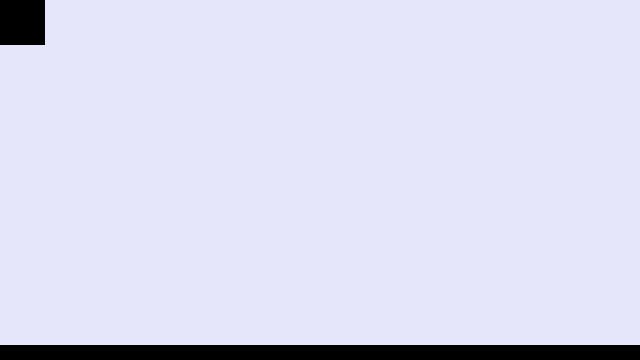
Frame 1 (no input)
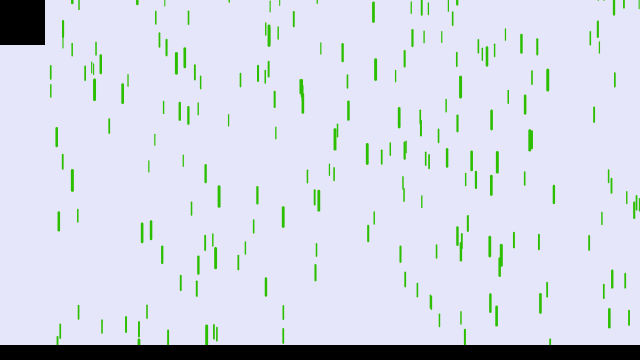
Frame 60 (no input)
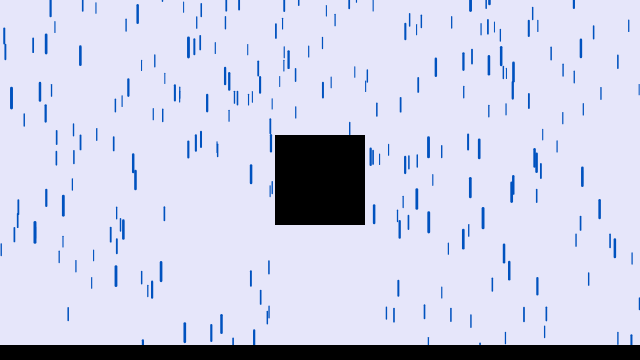
Frame 120 (the mouse pressed at the canvas centre since frame 60)

The p5.js sketch that drew these frames (run headless with seeded random() and noise() and a simulated clock; from frame 60 on, the mouse is pressed at the canvas centre):

// p5.js sketch
// ── sketch.js
// Daniel Shiffman
// http://codingtra.in
// http://patreon.com/codingtrain
// Code for: https://youtu.be/KkyIDI6rQJI

// Purple Rain
// (138, 43, 226)
// (230, 230, 250) // background

var dropCount = 500;
var drops = [];
var rectangles = [];

var rainHue = 0;
var rainCol;
var bgCol;

var canvWidth = 640;
var canvHeight = 360;
var centerX = canvWidth/2;
var centerY = canvHeight/2;

var mouseHere;

function setup() {
  bgCol = color(230,230,250);
  colorMode(HSB,100);
  rainCol = color(rainHue,50,50);
  console.log(rainCol);
  
  canv = createCanvas(canvWidth, canvHeight);
  canv.mouseOver(mouseOn);
  canv.mouseOut(mouseOff);
  
  for (var i = 0; i < dropCount; i++) {
    drops[i] = new Drop();
  }
  floor = new Rectangle(centerX,canvHeight-5,canvWidth,10);
  box = new Rectangle(centerX, centerY, canvHeight/8, canvHeight/8);
  
  rectangles[0] = floor;
  rectangles[1] = box;
}

function draw() {
  colorMode(HSB,100);
  background(bgCol);
  for (var i = 0; i < drops.length; i++) {
    drops[i].show();
	drops[i].fall();
  }
  if (drops.length < dropCount){
	  for (var i = drops.length; i < dropCount; i++){
		  drops[i] = new Drop();
	  }
  }
  floor.show();
  box.followMouse();
  box.show();
  
  rainHue += 0.5;
  if (rainHue > 100){
	  rainHue = 0;
	  //console.log("rainHue reset.")
  }
  rainCol = color(rainHue,100,75);
  //console.log(rainCol);
}

function mouseOn() {
	mouseHere = true;
}

function mouseOff() {
	mouseHere = false;
}
// ── drop.js
// Daniel Shiffman
// http://codingtra.in
// http://patreon.com/codingtrain
// Code for: https://youtu.be/KkyIDI6rQJI


function Drop() {
  this.x = random(width);
  this.y = random(-500, -50);
  this.z = random(0, 20);
  this.len = map(this.z, 0, 20, 10, 20);
  this.yspeed = map(this.z, 0, 20, 1, 20);
  

  this.fall = function() {
    this.y = this.y + this.yspeed;
    var grav = map(this.z, 0, 20, 0, 0.2);
    this.yspeed = this.yspeed + grav;
	if (this.y > 1.5 * canvHeight){
		//console.log('Off Screen');
		this.y = random(-200, -100);
		this.yspeed = map(this.z, 0, 20, 4, 10)
	}
	for (var i = 0; i < rectangles.length; i++) {
		
		if (this.collided(rectangles[i])){
			dropSplash(this);
		}
	}
  }
  
  this.collided = function(block) {
	// If in the correct x-range
	if (this.x < block.x + block.w && this.x > block.x - block.w){
		// If in the correct y-range
		if (this.y < block.y + block.h && this.y > block.y - block.h){
			return true;
		}
	}
	return false
  }

  this.show = function() {
    var thick = map(this.z, 0, 20, 1, 3);
    strokeWeight(thick);
    stroke(rainCol);
    line(this.x, this.y, this.x, this.y+this.len);
  }
}

// ── rectangle.js
function Rectangle(_x,_y,_w,_h) {
	this.x = _x;
	this.y = _y;
	this.w = _w;
	this.h = _h;
	
	this.followMouse = function() {
		if (mouseHere){
			this.x = mouseX;
			this.y = mouseY;
		} else {
			this.x -= (this.x - centerX)/20;
			this.y -= (this.y - centerY)/20;
		}
	}
	
	this.show = function() {
		noStroke();
		fill(0);
		rectMode(CENTER);
		rectMode(RADIUS);
		rect(this.x,this.y,this.w,this.h);
	}
}
// ── splash.js
function Splash(_x,_y,_z) {
	this.x = _x
	this.y = _y
	this.time = 0
	
	this.show = function(){
		
	}
}

function dropSplash(drop){
	splash = new Splash(this.x, this.y);
	var index = drops.indexOf(drop);
	if (index > -1) {
		drops.splice(index, 1);
		drop = null;
	}
}
